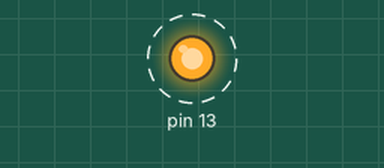
The sketch below on a simulated Arduino Uno, built with avr-gcc and run on an emulated ATmega328P. On the bench: output pins drawn as LEDs (lit = HIGH). Dashed ring = blinking. What the sketch prints to the serial monitor is not drawn.

Above: at 0.2 s.
Timing chart, 0 to 3.0 s (numbered marks = the images above):
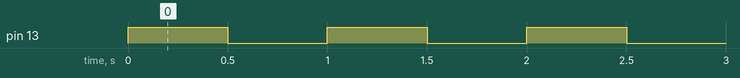

The sketch:

heartbeat.ino
```cpp
void setup() {
  // put your setup code here, to run once:
  Serial.begin(9600);
  pinMode(13, OUTPUT);
  Serial.println("HI");
}

void loop() {
  // put your main code here, to run repeatedly:
  int time = millis();
  Serial.print(time);
  Serial.println("sec have elapsed");
  digitalWrite(13, HIGH);
  delay(500);
  digitalWrite(13, LOW);
  delay(500);
}
```

Measured:
- by itself, pin 13: alternates HIGH for 0.50 s and LOW for 0.50 s
